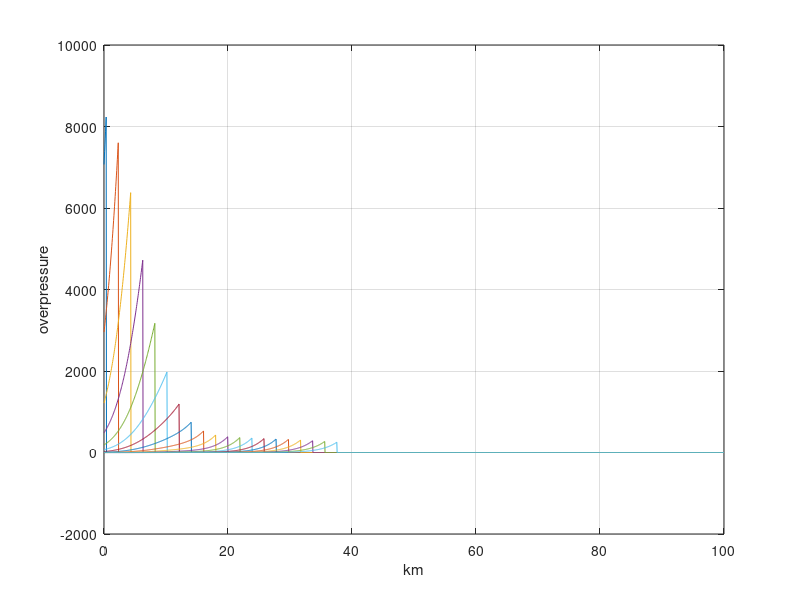

Write MATLAB code to recreate this figure.
% trying to fiddle with new mega case to erduce underpressure;

maxAmp1 = 8000;
maxAmp2 =  200;
maxAmp3 =  200;
width=40;  % width of envelope

thick=5;  % of waveform itself
speed=.3915;
p_t = thick*2;
c=width/2.35482;
figure; 
%hold off
clear press
clear d

for time = 1:5:100
      t = time*speed;
      dist = 0:.05:100;
      g = 0 + maxAmp1 * exp(-4.5*(dist./c).^2);
      g = g + maxAmp2 * exp(-2.0*(dist./(5.5d0*c)).^2);
      g = g + maxAmp3 * exp(-2.0*(dist./(3.d0*c)).^4);
      press = 0. * dist;

      index = find(dist<t);

      press(index) = max(.5*g(index).*exp(-3.8d0*(t-dist(index))/p_t).*(2.0d0 - ...
      1.2d0*(t-dist(index))/p_t),-50);

   plot(dist,press);hold on;
     
end
grid on;
xlabel('km')
ylabel('overpressure')

